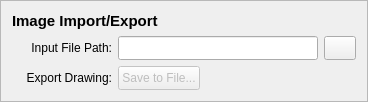
    <widget class="QFrame" name="image_import_frame">
     <property name="sizePolicy">
      <sizepolicy hsizetype="Minimum" vsizetype="Maximum">
       <horstretch>0</horstretch>
       <verstretch>0</verstretch>
      </sizepolicy>
     </property>
     <property name="maximumSize">
      <size>
       <width>16777215</width>
       <height>16777215</height>
      </size>
     </property>
     <property name="frameShape">
      <enum>QFrame::Shape::StyledPanel</enum>
     </property>
     <property name="frameShadow">
      <enum>QFrame::Shadow::Raised</enum>
     </property>
     <layout class="QGridLayout" name="gridLayout_4">
      <item row="1" column="0" colspan="4">
       <widget class="QLabel" name="image_paths_header">
        <property name="sizePolicy">
         <sizepolicy hsizetype="Maximum" vsizetype="Maximum">
          <horstretch>0</horstretch>
          <verstretch>0</verstretch>
         </sizepolicy>
        </property>
        <property name="font">
         <font>
          <pointsize>11</pointsize>
          <bold>true</bold>
         </font>
        </property>
        <property name="text">
         <string>Image Import/Export</string>
        </property>
        <property name="alignment">
         <set>Qt::AlignmentFlag::AlignLeading|Qt::AlignmentFlag::AlignLeft|Qt::AlignmentFlag::AlignVCenter</set>
        </property>
       </widget>
      </item>
      <item row="2" column="0" alignment="Qt::AlignmentFlag::AlignVCenter">
       <widget class="QLabel" name="file_path_label">
        <property name="sizePolicy">
         <sizepolicy hsizetype="Fixed" vsizetype="Maximum">
          <horstretch>0</horstretch>
          <verstretch>0</verstretch>
         </sizepolicy>
        </property>
        <property name="minimumSize">
         <size>
          <width>100</width>
          <height>24</height>
         </size>
        </property>
        <property name="cursor">
         <cursorShape>ArrowCursor</cursorShape>
        </property>
        <property name="toolTip">
         <string/>
        </property>
        <property name="text">
         <string>Input File Path:</string>
        </property>
        <property name="alignment">
         <set>Qt::AlignmentFlag::AlignRight|Qt::AlignmentFlag::AlignTrailing|Qt::AlignmentFlag::AlignVCenter</set>
        </property>
       </widget>
      </item>
      <item row="3" column="2">
       <widget class="QLabel" name="save_status_label">
        <property name="sizePolicy">
         <sizepolicy hsizetype="Minimum" vsizetype="Minimum">
          <horstretch>0</horstretch>
          <verstretch>0</verstretch>
         </sizepolicy>
        </property>
        <property name="text">
         <string/>
        </property>
        <property name="alignment">
         <set>Qt::AlignmentFlag::AlignCenter</set>
        </property>
       </widget>
      </item>
      <item row="2" column="3">
       <widget class="QPushButton" name="file_path_browse_button">
        <property name="sizePolicy">
         <sizepolicy hsizetype="Maximum" vsizetype="Maximum">
          <horstretch>0</horstretch>
          <verstretch>0</verstretch>
         </sizepolicy>
        </property>
        <property name="minimumSize">
         <size>
          <width>0</width>
          <height>24</height>
         </size>
        </property>
        <property name="maximumSize">
         <size>
          <width>32</width>
          <height>16777215</height>
         </size>
        </property>
        <property name="cursor">
         <cursorShape>WhatsThisCursor</cursorShape>
        </property>
        <property name="toolTip">
         <string>File browser for image path selection.</string>
        </property>
        <property name="autoFillBackground">
         <bool>false</bool>
        </property>
        <property name="text">
         <string/>
        </property>
        <property name="icon">
         <iconset theme="QIcon::ThemeIcon::FolderOpen"/>
        </property>
        <property name="iconSize">
         <size>
          <width>16</width>
          <height>16</height>
         </size>
        </property>
       </widget>
      </item>
      <item row="3" column="0" alignment="Qt::AlignmentFlag::AlignVCenter">
       <widget class="QLabel" name="save_image_label">
        <property name="sizePolicy">
         <sizepolicy hsizetype="Fixed" vsizetype="Maximum">
          <horstretch>0</horstretch>
          <verstretch>0</verstretch>
         </sizepolicy>
        </property>
        <property name="minimumSize">
         <size>
          <width>100</width>
          <height>24</height>
         </size>
        </property>
        <property name="cursor">
         <cursorShape>ArrowCursor</cursorShape>
        </property>
        <property name="text">
         <string>Export Drawing:</string>
        </property>
        <property name="alignment">
         <set>Qt::AlignmentFlag::AlignRight|Qt::AlignmentFlag::AlignTrailing|Qt::AlignmentFlag::AlignVCenter</set>
        </property>
       </widget>
      </item>
      <item row="3" column="1">
       <widget class="QPushButton" name="save_image_button">
        <property name="enabled">
         <bool>false</bool>
        </property>
        <property name="sizePolicy">
         <sizepolicy hsizetype="Maximum" vsizetype="Maximum">
          <horstretch>0</horstretch>
          <verstretch>0</verstretch>
         </sizepolicy>
        </property>
        <property name="minimumSize">
         <size>
          <width>0</width>
          <height>24</height>
         </size>
        </property>
        <property name="cursor">
         <cursorShape>WhatsThisCursor</cursorShape>
        </property>
        <property name="toolTip">
         <string>Save the displayed image and data to the provided directory.</string>
        </property>
        <property name="text">
         <string>Save to File...</string>
        </property>
       </widget>
      </item>
      <item row="2" column="1" colspan="2">
       <widget class="QLineEdit" name="file_path_entry">
        <property name="sizePolicy">
         <sizepolicy hsizetype="Minimum" vsizetype="Maximum">
          <horstretch>0</horstretch>
          <verstretch>0</verstretch>
         </sizepolicy>
        </property>
        <property name="minimumSize">
         <size>
          <width>200</width>
          <height>24</height>
         </size>
        </property>
        <property name="toolTip">
         <string>Enter or select a image path to start detection.</string>
        </property>
        <property name="maxLength">
         <number>2000000000</number>
        </property>
       </widget>
      </item>
     </layout>
    </widget>
